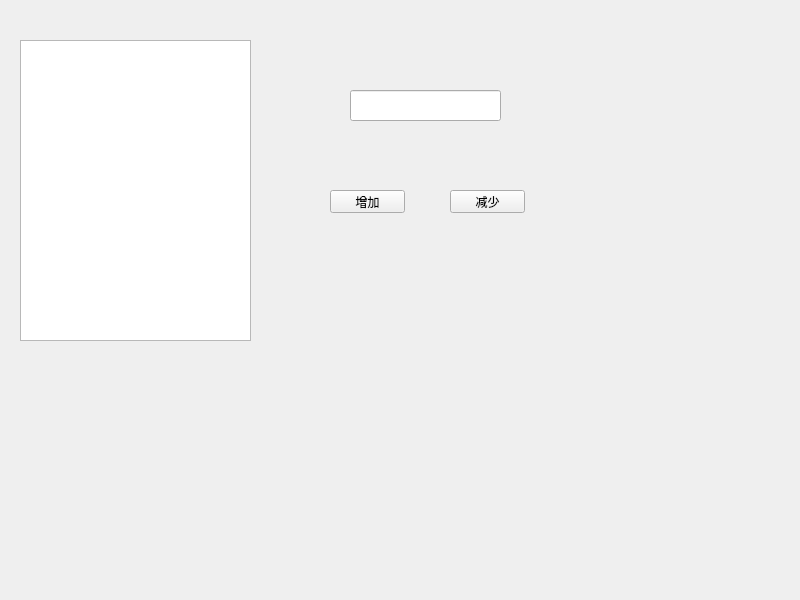
<?xml version="1.0" encoding="UTF-8"?>
<ui version="4.0">
 <class>Widget</class>
 <widget class="QWidget" name="Widget">
  <property name="geometry">
   <rect>
    <x>0</x>
    <y>0</y>
    <width>800</width>
    <height>600</height>
   </rect>
  </property>
  <property name="windowTitle">
   <string>Widget</string>
  </property>
  <widget class="QListWidget" name="listWidget">
   <property name="geometry">
    <rect>
     <x>20</x>
     <y>40</y>
     <width>231</width>
     <height>301</height>
    </rect>
   </property>
  </widget>
  <widget class="QPushButton" name="pushButton_add">
   <property name="geometry">
    <rect>
     <x>330</x>
     <y>190</y>
     <width>75</width>
     <height>23</height>
    </rect>
   </property>
   <property name="text">
    <string>增加</string>
   </property>
  </widget>
  <widget class="QPushButton" name="pushButton_sec">
   <property name="geometry">
    <rect>
     <x>450</x>
     <y>190</y>
     <width>75</width>
     <height>23</height>
    </rect>
   </property>
   <property name="text">
    <string>减少</string>
   </property>
  </widget>
  <widget class="QLineEdit" name="lineEdit">
   <property name="geometry">
    <rect>
     <x>350</x>
     <y>90</y>
     <width>151</width>
     <height>31</height>
    </rect>
   </property>
  </widget>
 </widget>
 <resources/>
 <connections/>
</ui>
